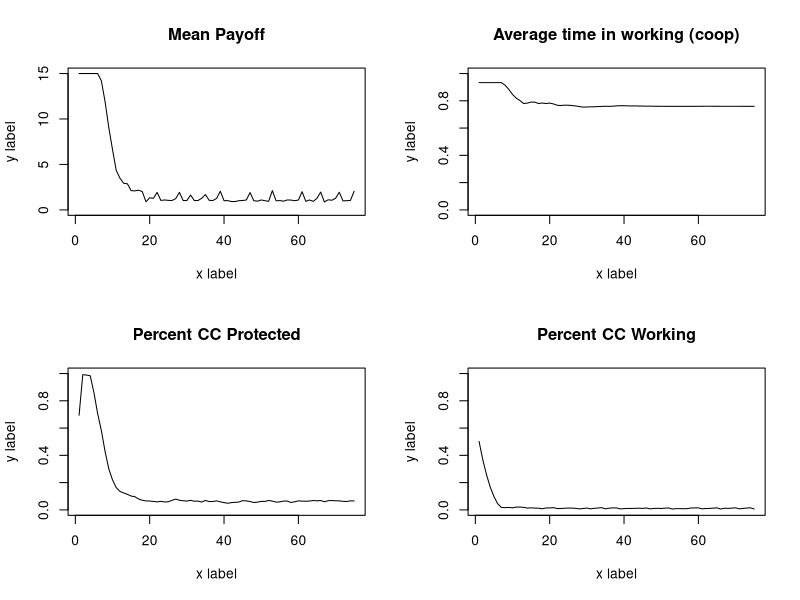
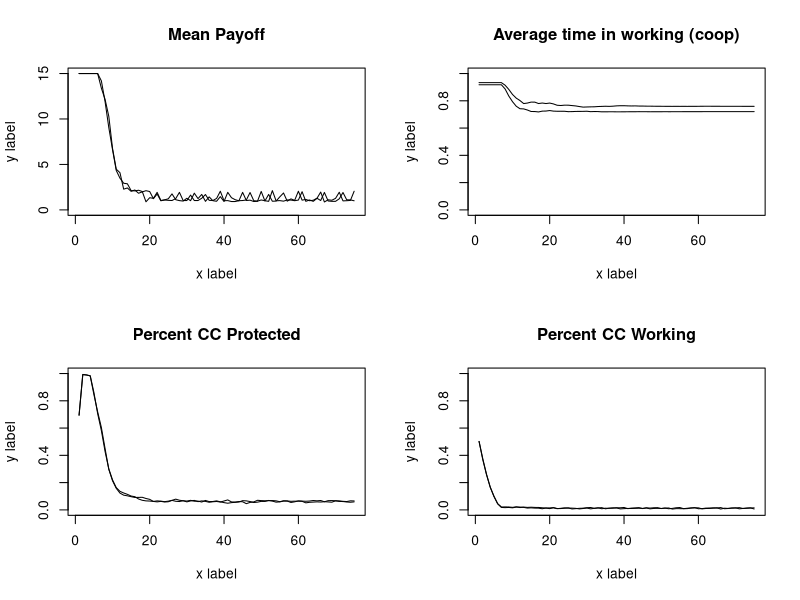
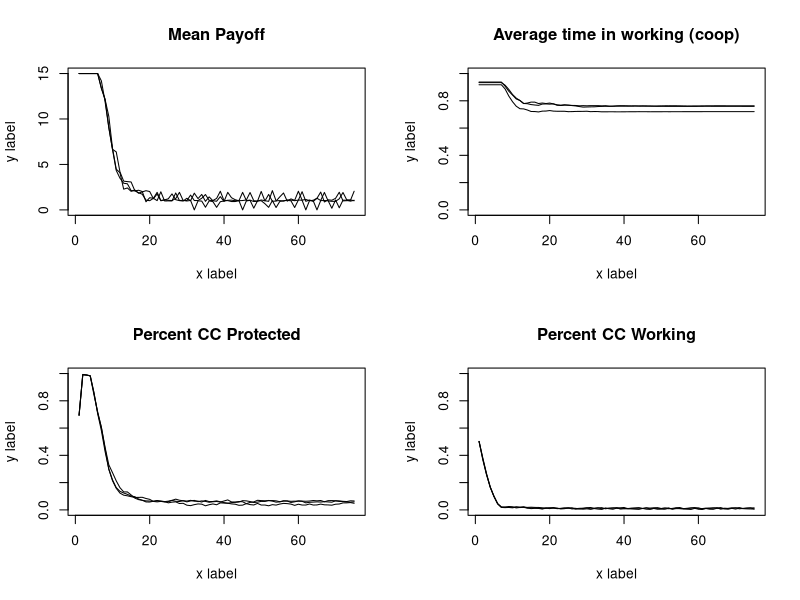
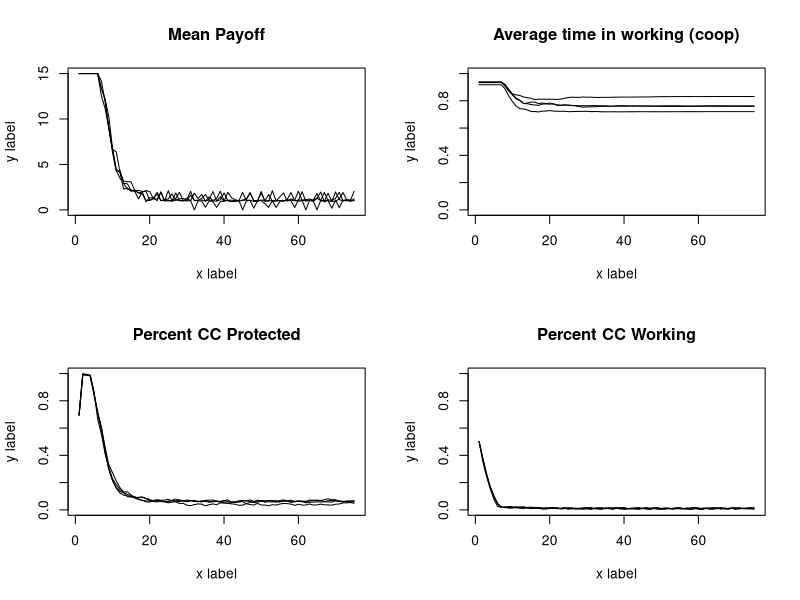
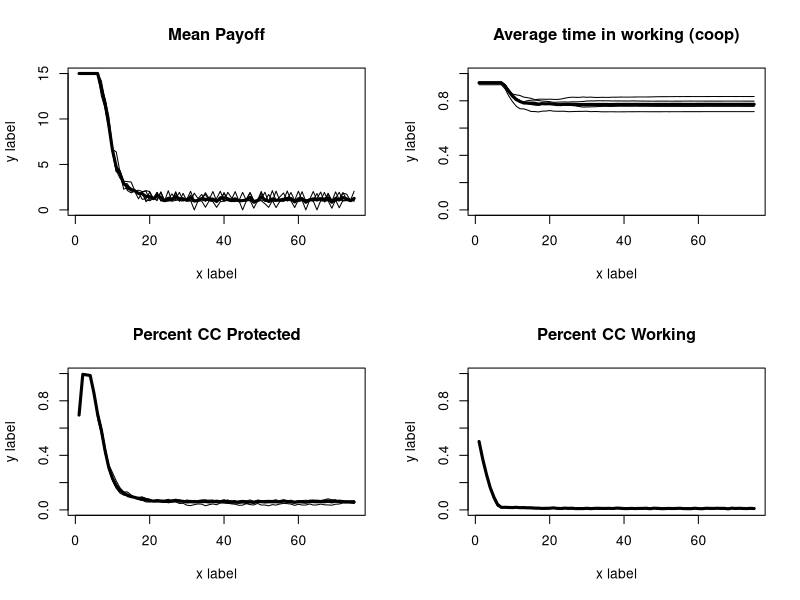
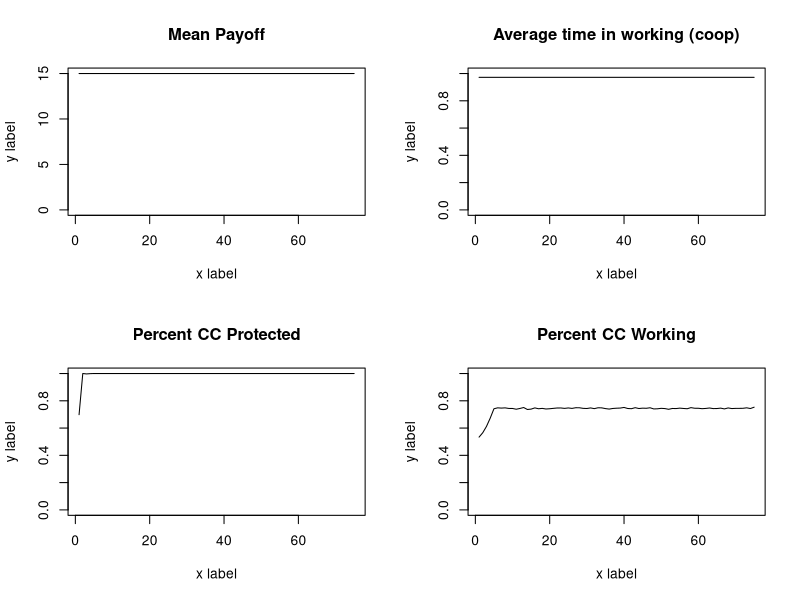
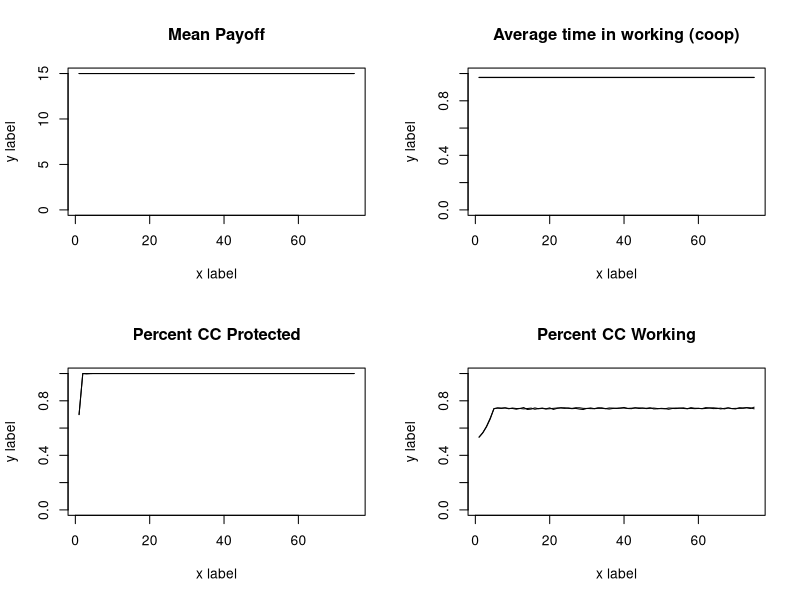
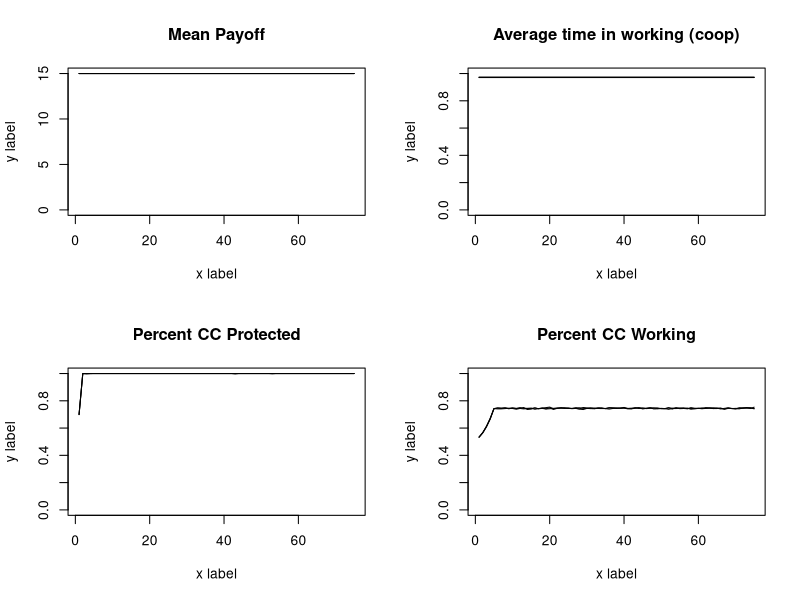

Source code (R) for these figures, in order: (Note: a time limit stopped this script after it produced the figures.)
abm<-function(#Specified parameters
  
  Runs=3,
  Individuals=100, #number of total resource users in a population
  
  TotalCarryingCapacity=10000, #total available resource units
  
  StartPercCarryingCapacity = 0.7, #amount of resources available in the landscape at the start in proportion to CC
  
  PercProtected=0.15, #percent of the total resource that's in a protected area
  
  CoopPercStart=0.9, #percent of individuals who start by following the rules at t0
  
  LearningStrategy = "Success Bias", #options are Success Bias & Conformist
  
  TimeSteps=75,
  ResourceRegenerationPerTimeStep=1.5,
  harvestMax=15,
  ProbOfMobility=0.15){
  
  ## Create output dfs
  
  outputmeanTimeProtect<-as.data.frame(matrix(NA,TimeSteps,Runs)) #output df for mean time harvesting from protected area
  names(outputmeanTimeProtect)<- paste("Run", 1:Runs, sep="")
  
  outputmeanTimeWorking<-as.data.frame(matrix(NA,TimeSteps,Runs))#output df for mean time harvesting from working area
  names(outputmeanTimeWorking)<- paste("Run", 1:Runs, sep="")
  
  outputNumResourcesProtect<-as.data.frame(matrix(NA,TimeSteps,Runs))#output df for resources in protected area
  names(outputNumResourcesProtect)<- paste("Run", 1:Runs, sep="")
  
  outputpercCCProtect<-as.data.frame(matrix(NA,TimeSteps,Runs))#output df for % of CC in protected area
  names(outputpercCCProtect)<- paste("Run", 1:Runs, sep="")
  
  outputNumResourcesWorking<-as.data.frame(matrix(NA,TimeSteps,Runs))#output df for resources in working area
  names(outputNumResourcesWorking)<- paste("Run", 1:Runs, sep="")
  
  outputpercCCWorking<-as.data.frame(matrix(NA,TimeSteps,Runs))#output df for % of CC in working area
  names(outputpercCCWorking)<- paste("Run", 1:Runs, sep="")
  
  outputmeanPayoff<-as.data.frame(matrix(NA,TimeSteps,Runs)) #output df for mean payoff
  names(outputmeanPayoff)<- paste("Run", 1:Runs, sep="")
  
  
  
  for (r in 1:Runs){
    PercWorking= 1-PercProtected #percent of resource in a working landscape
    TotalCCResourceProtected=PercProtected*TotalCarryingCapacity #total resource units in carrying capacity of protected area
    TotalCCResourceWorking=PercWorking*TotalCarryingCapacity #total resource units in carrying capacity of working area
    StartResourceWorking = TotalCCResourceWorking*StartPercCarryingCapacity #number of resources in the working landscape starting
    StartResourceProtected = TotalCCResourceProtected*StartPercCarryingCapacity #number of resources in the protected landscape starting
    CoopNumStart= as.integer(CoopPercStart*Individuals) #number of individuals cooperating fully at t0
    DefNumStart= Individuals - CoopNumStart#number of individuals defecting at t0
    PercTimeProtected = c(rep(0,CoopNumStart),rbeta(DefNumStart,1,2)) #percent of their foraging time each indv spends in the PA
    PercTimeWorking = (1-PercTimeProtected)#percent of their foraging time each indv spends in the working landscape
    
    agents<-data.frame(PercTimeProtected,
                       PercTimeWorking,
                       PayoffProtectedLastTime = rep(NA,Individuals),
                       PayoffWorkingLastTime= rep(NA,Individuals))   #dataframe to be filled with initial payoffs
    
    ProtectPerDefect<-as.integer(StartResourceProtected/DefNumStart) #protected area resources per each individual harvesting there
    WorkingPerTotal<-as.integer(StartResourceWorking/Individuals) #working landscape resources per individual
    
    for ( i in 1:nrow(agents)){  #fill the starting df percent payoff from the protected landscape is a function of the amount 
      agent2<-agents[i,]   #of resources there per individual searching there, and a random draw with a chance of success equal to time spent
      agents[i,4]<-rbinom(1,as.integer(WorkingPerTotal),agent2$PercTimeWorking)
      agents[i,4]<-ifelse(agents[i,4]>=harvestMax,harvestMax,agents[i,4])
      agents[i,3]<- ifelse(agents[i,4]< harvestMax,rbinom(1,ProtectPerDefect,agent2$PercTimeProtected),0) #if they didnt get the max harvest, then 
      agents[i,3]<-ifelse(agents[i,3]>harvestMax-agents[i,4],harvestMax-agents[i,4],agents[i,3])
    } #see what they get from the working landscape first
    
    
    
    agents$PayoffTotalLastTime<- agents$PayoffProtectedLastTime + agents$PayoffWorkingLastTime #total payoff is the sum of what they get from both areas
    
    
    
    
    outputmeanTimeProtect[1,r] <- mean(agents$PercTimeProtected)  #fill it with the outouts from time 1
    outputmeanTimeWorking[1,r]  <- mean(agents$PercTimeWorking) 
    outputNumResourcesProtect[1,r] <- StartResourceProtected-sum(agents$PayoffProtectedLastTime) 
    outputNumResourcesWorking[1,r] <- StartResourceWorking-sum(agents$PayoffWorkingLastTime) 
    outputpercCCProtect[1,r]  <- outputNumResourcesProtect[1,r]/TotalCCResourceProtected
    outputpercCCWorking[1,r]  <- outputNumResourcesWorking[1,r]/TotalCCResourceWorking
    outputmeanPayoff[1,r]  <- mean(agents$PayoffTotalLastTime) 
    
    
    
    for (t in 2:TimeSteps){  #run the abm for all o fthe time steps
      
      #choose new strategy  
      
      LastTimeAgents<-agents  #save the agents from the pervious time to a new df
      
      LastTimePercTimeProtected<-LastTimeAgents$PercTimeProtected  #pull out the previous pretected foraging times as vector
      LastTimePercWorking<-LastTimeAgents$PercTimeWorking  #pull out the previous working foraging times as vector
      
      PercTimeProtected<-rep(NA,length(PercTimeProtected))  #nullify the previous perc time protected vector so we can fill it later and be confident the values changed
      
      if(LearningStrategy == "Success Bias"){ 
        for (j in 1:nrow(LastTimeAgents)){  
          ThisAgent<-LastTimeAgents[j,]      #modify the foraging strategy of each agent individually
          OtherAgents<-LastTimeAgents[-j,]   #dataframe of ther agents for them to copy from
          ThisAgentPayoff<-ThisAgent$PayoffTotalLastTime   #payoff last time period for this agent
          OtherAgentSpecific<-OtherAgents[sample(nrow(OtherAgents),1),] #choose a specific agent for them to get paired up with
          OtherAgentPayoff<-OtherAgentSpecific$PayoffTotalLastTime  #Payoff the other agent recieved
          OtherAgentPercProtect<-OtherAgentSpecific$PercTimeProtected #strategy of other agent
          ThisAgentPercProtect<-ThisAgent$PercTimeProtected  #strategy of this agent
          
          PercTimeProtected[j]<-ifelse(ThisAgentPayoff >=OtherAgentPayoff,ThisAgent$PercTimeProtected,
                                       (ThisAgentPercProtect+((OtherAgentPercProtect-ThisAgentPercProtect)/2))) #vector of new strategies
          
          #if this agent did better than the randomly selected agent then they keep their strategy
          #if they did worse thnan they modify their strategy to be the difference between their previou sstrategy and the randomly selected agent
          
        }}
      #if(LearningStrategy == "Conformist"){
      # for (j in 1:nrow(LastTimeAgents)){  
      #  ThisAgent<-LastTimeAgents[j,]      #Pull out each specific agent
      # OtherAgents<-LastTimeAgents[-j,]   #dataframe of ther agents for them to copy from
      #OtherAgentsSample<-OtherAgents[c(sample(1:nrow(OtherAgents),5)),] #haphazardly chose 5 here...look into lit to find good number!!!
      #OtherAgentsPercProtect<-mean(OtherAgentsSample$PercTimeProtected )# mean strategy of other agents
      #ThisAgentPercProtect<-ThisAgent$PercTimeProtected  #strategy of this agent
      
      #PercTimeProtected[j]<-(ThisAgentPercProtect+((OtherAgentsPercProtect-ThisAgentPercProtect)/2)) #vector of new strategies
      #}}
      
      #   if(LearningStrategy == "Conformist"){
      #    for (j in 1:nrow(LastTimeAgents)){  
      #     ThisAgent<-LastTimeAgents[j,]      #Pull out each specific agent
      #    OtherAgents<-LastTimeAgents[-j,]   #dataframe of ther agents for them to copy from
      #   OtherAgentsSample<-OtherAgents[c(sample(1:nrow(OtherAgents),5)),] #haphazardly chose 5 here...look into lit to find good number!!!
      #  ThisAgentPercProtect<-ThisAgent$PercTimeProtected
      # if(length(which(OtherAgentsSample$PercTimeProtected>0.0))>2 & ThisAgentPercProtect ==0.0){PercTimeProtected[j]<-rbeta(1,1,2)}
      #if(length(which(OtherAgentsSample$PercTimeProtected>0.0))>2 & ThisAgentPercProtect >0.0){PercTimeProtected[j]<-ThisAgentPercProtect}
      #    if(length(which(OtherAgentsSample$PercTimeProtected==0.0))>2){PercTimeProtected[j]<-0.0}
      #  }}
      
      if(LearningStrategy == "Conformist"){
        for (j in 1:nrow(LastTimeAgents)){  
          ThisAgent<-LastTimeAgents[j,]      #Pull out each specific agent
          OtherAgents<-LastTimeAgents[-j,]   #dataframe of ther agents for them to copy from
          OtherAgentsSample<-OtherAgents[c(sample(1:nrow(OtherAgents),5)),] #haphazardly chose 5 here...look into lit to find good number!!!
          ThisAgentPercProtect<-ThisAgent$PercTimeProtected
          if(length(which(OtherAgentsSample$PercTimeProtected>0.0))>2 ){
            PercTimeProtected[j]<-mean(OtherAgentsSample[OtherAgentsSample$PercTimeProtected!=0.0,]$PercTimeProtected )# mean strategy of other agents
          }
          if(length(which(OtherAgentsSample$PercTimeProtected==0.0))>2){PercTimeProtected[j]<-0.0}
        }}
      
      PercTimeWorking<- 1-PercTimeProtected   #time foraging in the working landscape
      
      
      agents<-data.frame(PercTimeProtected,   #new agent dataframe to fill
                         PercTimeWorking,
                         PayoffProtectedLastTime = rep(NA,Individuals),
                         PayoffWorkingLastTime= rep(NA,Individuals)) 
      
      
      #New resource pools to pull from
      #make sure they dont regenerate past their carrying capacity
      
      NewProtectedResourcesTotal<-round(outputNumResourcesProtect[t-1,r] * ResourceRegenerationPerTimeStep,digits=0)
      NewProtectedResourcesTotal<-ifelse(NewProtectedResourcesTotal<=  TotalCCResourceProtected,NewProtectedResourcesTotal, TotalCCResourceProtected)
      NewWorkingResourcesTotal<-round(outputNumResourcesWorking[t-1,r] * ResourceRegenerationPerTimeStep,digits=0)
      NewWorkingResourcesTotal<-ifelse(NewWorkingResourcesTotal<=TotalCCResourceWorking,NewWorkingResourcesTotal,TotalCCResourceWorking)
      
      ##Resource mobility
      LeaveWorking<-rbinom(1,NewWorkingResourcesTotal,ProbOfMobility) #number of resources which leave the protected area
      LeaveProtected<-rbinom(1,as.integer(NewProtectedResourcesTotal),ProbOfMobility)#number of resources which leave the working area
      
      #do the accounting on entering vs leaving individuals
      NewWorkingResourcesTotal<-NewWorkingResourcesTotal-LeaveWorking+LeaveProtected
      NewProtectedResourcesTotal<-NewProtectedResourcesTotal-LeaveProtected+LeaveWorking
      
      #Make sure they dont go over the CC again
      NewWorkingResourcesTotal<-ifelse(NewWorkingResourcesTotal<=TotalCCResourceWorking,NewWorkingResourcesTotal,TotalCCResourceWorking)
      NewProtectedResourcesTotal<-ifelse(NewProtectedResourcesTotal<=  TotalCCResourceProtected,NewProtectedResourcesTotal, TotalCCResourceProtected)
      
      
      ##calculate available resources per individual
      if(nrow(agents[agents$PercTimeProtected>0,])==0){ProtectPerDefect<-NewProtectedResourcesTotal}
      if(nrow(agents[agents$PercTimeProtected>0,])!=0){ProtectPerDefect<-as.integer(NewProtectedResourcesTotal/nrow(agents[agents$PercTimeProtected>0,]))}
      WorkingPerTotal<-as.integer(NewWorkingResourcesTotal/Individuals)
      
      
      for ( i in 1:nrow(agents)){  #fill the starting df percent payoff from the protected landscape is a function of the amount 
        agent2<-agents[i,]   #of resources there per individual searching there, and a random draw with a chance of success equal to time spent
        agents[i,4]<-rbinom(1,as.integer(WorkingPerTotal),agent2$PercTimeWorking)
        agents[i,4]<-ifelse(agents[i,4]>=harvestMax,harvestMax,agents[i,4])
        agents[i,3]<- ifelse(agents[i,4]< harvestMax,rbinom(1,ProtectPerDefect,agent2$PercTimeProtected),0) #if they didnt get the max harvest, then 
        agents[i,3]<-ifelse(agents[i,3]>harvestMax-agents[i,4],harvestMax-agents[i,4],agents[i,3])
      } #see what they get from the working landscape first
      
      
      
      agents$PayoffTotalLastTime<- agents$PayoffProtectedLastTime + agents$PayoffWorkingLastTime #total payoff is the sum of what they get from both areas
      
      outputmeanTimeProtect[t,r] <- mean(agents$PercTimeProtected)  #fill it with the outouts from time 1
      outputmeanTimeWorking[t,r]  <- mean(agents$PercTimeWorking) 
      outputNumResourcesProtect[t,r] <- NewProtectedResourcesTotal-sum(agents$PayoffProtectedLastTime) 
      outputNumResourcesWorking[t,r]  <- NewWorkingResourcesTotal-sum(agents$PayoffWorkingLastTime)
      outputpercCCProtect[t,r]  <- outputNumResourcesProtect[t,r]/TotalCCResourceProtected
      outputpercCCWorking[t,r]  <- outputNumResourcesWorking[t,r]/TotalCCResourceWorking
      outputmeanPayoff[t,r]  <- mean(agents$PayoffTotalLastTime)
      
    }
    par(mfrow=c(2,2))
    
    #mean payoff
    plot(rowMeans(outputmeanPayoff), type = 'l', ylab = "y label", xlab = "x label", ylim=c(0,harvestMax), lwd = 3, main = "Mean Payoff")
    
    for (j in 1:Runs) {  
      
      lines(outputmeanPayoff[,j], type = 'l')  # add lines for each run, up to r_max
      
    }
    
    #% CC protected
    plot(rowMeans(outputmeanTimeWorking), type = 'l', ylab = "y label", xlab = "x label", ylim=c(0,1), lwd = 3, main = "Average time in working (coop)")
    
    for (j in 1:Runs) {  
      
      lines(outputmeanTimeWorking[,j], type = 'l')  # add lines for each run, up to r_max
      
    }
    
    #% CC protected
    plot(rowMeans(outputpercCCProtect), type = 'l', ylab = "y label", xlab = "x label", ylim=c(0,1), lwd = 3, main = "Percent CC Protected")
    
    for (j in 1:Runs) {  
      
      lines(outputpercCCProtect[,j], type = 'l')  # add lines for each run, up to r_max
      
    }
    
    #% CC working
    plot(rowMeans(outputpercCCWorking), type = 'l', ylab = "y label", xlab = "x label", ylim=c(0,1), lwd = 3, main = "Percent CC Working")
    
    for (j in 1:Runs) {  
      
      lines(outputpercCCWorking[,j], type = 'l')  # add lines for each run, up to r_max
      
    }

    
  }
  outputmeanPayoff$Timestep<-c(1:TimeSteps)
  outputmeanTimeProtect$Timestep<-c(1:TimeSteps)
  outputmeanTimeWorking$Timestep<-c(1:TimeSteps)
  outputNumResourcesProtect$Timestep<-c(1:TimeSteps)
  outputNumResourcesWorking$Timestep<-c(1:TimeSteps)
  outputpercCCProtect$Timestep<-c(1:TimeSteps)
  outputpercCCWorking$Timestep<-c(1:TimeSteps)
  outputmeanPayoff$Timestep<-c(1:TimeSteps)
  
  
  FullOutput<-list(meanPayoff=outputmeanPayoff,
                   meanTimeProtect=outputmeanTimeProtect,
                   meanTimeWorking=outputmeanTimeWorking,
                   NumResourcesProtect=outputNumResourcesProtect,
                   NumResourcesWorking=outputNumResourcesWorking,
                   percCCProtect=outputpercCCProtect,
                   percCCWorking=outputpercCCWorking,
                   meanPayoff=outputmeanPayoff)
  
  FullOutput<<-FullOutput
  
  
}

abm(Runs=5,CoopPercStart = 0.8, ProbOfMobility=0.45, PercProtected = 0.25 )

#fill a dataframe with the means

FillData<-data.frame(PercProtected=seq(0.1,0.9,0.05),ResourceMobility=seq(0.1,0.9,0.05))
FillData<-expand.grid(PercProtected=seq(0.1,0.9,0.05), ResourceMobility=seq(0.1,0.9,0.05))
FillData$ProtectedCC<-rep(NA,nrow(FillData))

for (i in 1:nrow(FillData)){
abm(Runs=10,Individuals = 100,
    PercProtected = FillData[i,]$PercProtected, 
    ProbOfMobility = FillData[i,]$ResourceMobility)
FillData[i,3]<-apply(FullOutput$percCCProtect[75,1:10],1,mean)  
  
}
  
